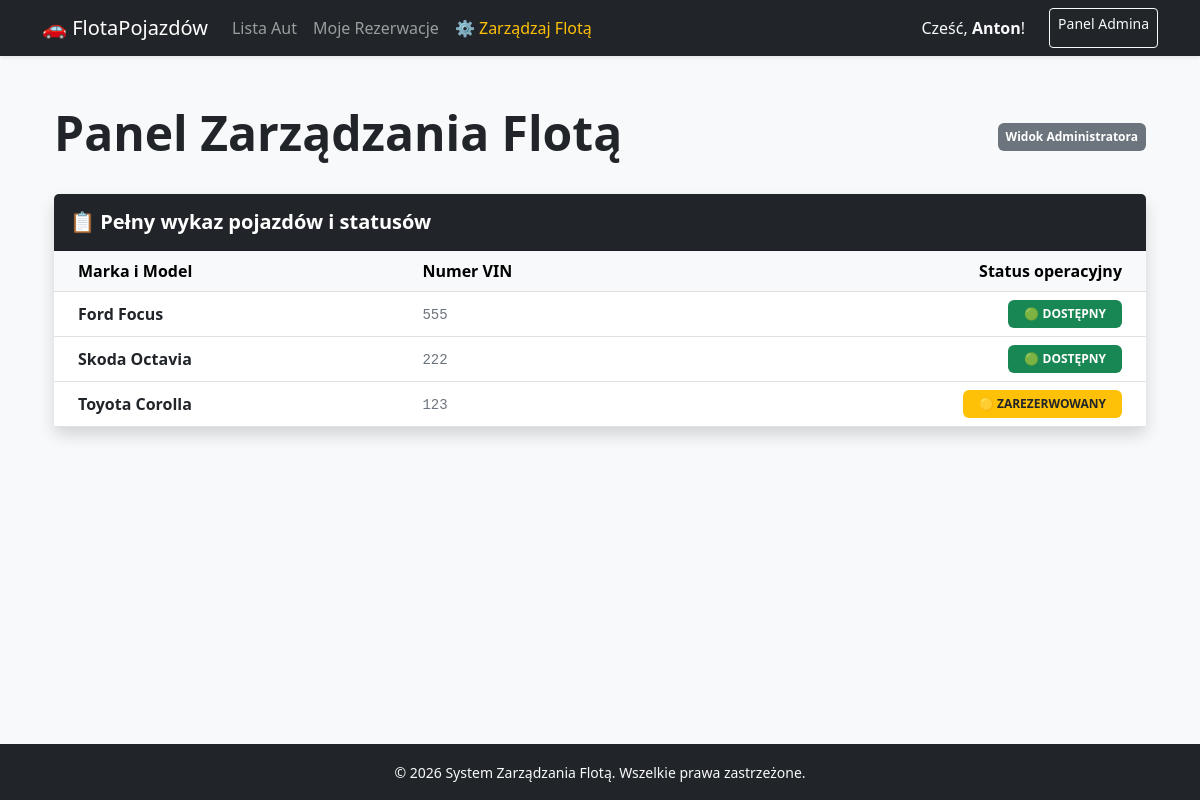
Before: /manager-fleet/ (signed in) with the older database file.
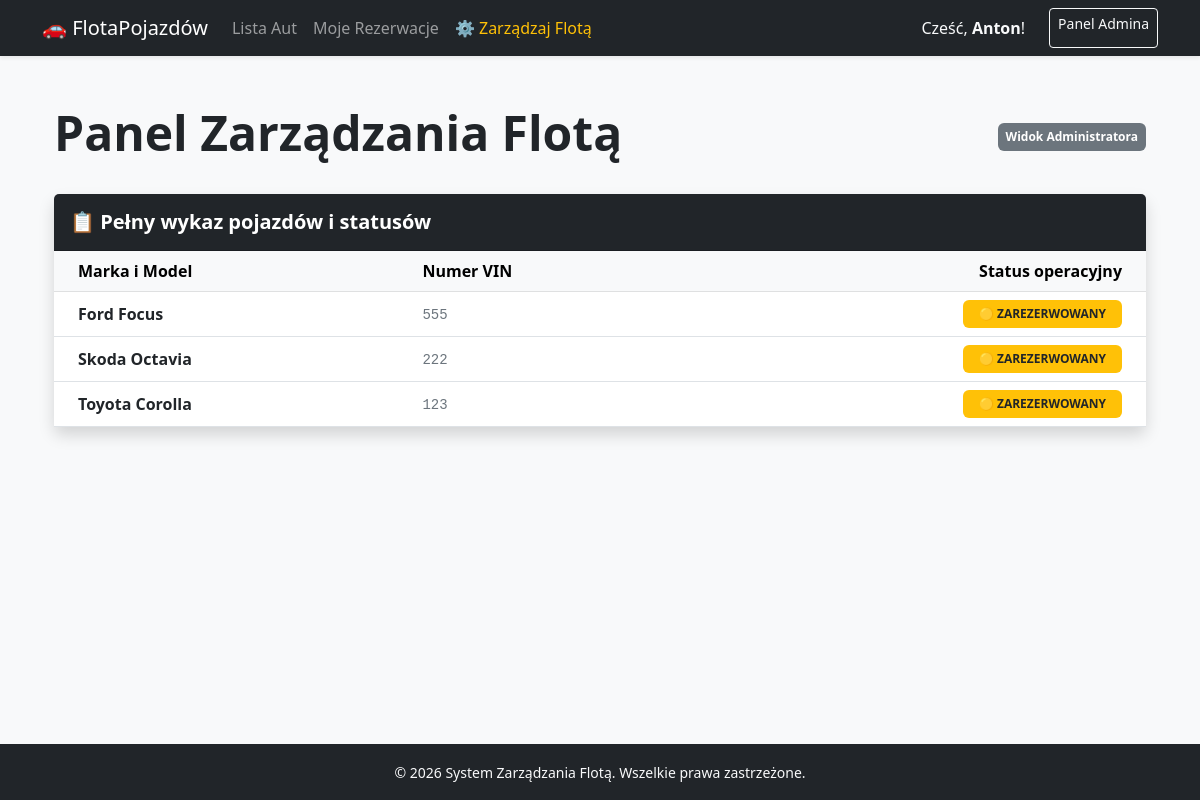
After: the same page with the newer database file.
### fleet/models.py (models this page shows, shortened)
class Vehicle(models.Model):
    STATUS_CHOICES = [
        ('dostępny', 'Dostępny'),
        ('naprawa', 'W naprawie'),
        ('zarezerwowany', 'Zarezerwowany'),
    ]
    marka = models.CharField(max_length=50)
    model = models.CharField(max_length=50)
    vin = models.CharField(max_length=17, unique=True)
    rok = models.IntegerField()
    status = models.CharField(max_length=20, choices=STATUS_CHOICES, default='dostępny')

### fleet/views.py (the view)
# urls.py: path('manager-fleet/', views.admin_dashboard, name='admin_dashboard'),  # <-- TO DOPISUJEMY
@login_required
def admin_dashboard(request):
    wszystkie_auta = Vehicle.objects.all().order_by('marka')
    return render(request, 'fleet/admin_dashboard.html', {
        'vehicles': wszystkie_auta
    })

### fleet/templates/fleet/admin_dashboard.html (shortened to what this page needs)
{% extends 'fleet/base.html' %}
{% block content %}
<div class="container">
    <div class="d-flex justify-content-between align-items-center mb-4">
        <h1 class="display-5 fw-bold text-dark">Panel Zarządzania Flotą</h1>
        <span class="badge bg-secondary p-2">Widok Administratora</span>
    </div>
    <div class="card shadow border-0">
        <div class="card-header bg-dark text-white py-3">
            <h5 class="mb-0 fw-bold">📋 Pełny wykaz pojazdów i statusów</h5>
        </div>
        <div class="card-body p-0">
            <div class="table-responsive">
                <table class="table table-hover align-middle mb-0">
                    <thead class="table-light">
                        <tr>
                            <th class="ps-4">Marka i Model</th>
                            <th>Numer VIN</th>
                            <th class="pe-4 text-end">Status operacyjny</th>
                        </tr>
                    </thead>
                    <tbody>
                        {% for car in vehicles %}
                        <tr class="{% if car.status == 'dostępny' %}table-success-light{% elif car.status == 'zarezerwowany' %}table-warning-light{% endif %}">
                            <td class="ps-4 fw-bold text-dark">
                                {{ car.marka }} {{ car.model }}
                            </td>
                            <td><code class="text-secondary">{{ car.vin }}</code></td>
                            <td class="pe-4 text-end">
                                {% if car.status == 'dostępny' %}
                                    <span class="badge bg-success px-3 py-2 text-uppercase">🟢 Dostępny</span>
                                {% elif car.status == 'zarezerwowany' %}
                                    <span class="badge bg-warning text-dark px-3 py-2 text-uppercase">🟡 Zarezerwowany</span>
                                {% else %}
                                    <span class="badge bg-danger px-3 py-2 text-uppercase">🔴 Serwis / Brak</span>
                                {% endif %}
                            </td>
                        </tr>
                        {% empty %}
                        <tr>
                            <td colspan="3" class="text-center py-5 text-muted">
                                Brak zarejestrowanych pojazdów w bazie danych.
                            </td>
                        </tr>
                        {% endfor %}
                    </tbody>
                </table>
            </div>
        </div>
    </div>
</div>
{% endblock %}

Changed rows visible on the page:
changed Vehicle "Ford": status "🟢 DOSTĘPNY" → "🟡 ZAREZERWOWANY"
changed Vehicle "Skoda": status "🟢 DOSTĘPNY" → "🟡 ZAREZERWOWANY"
